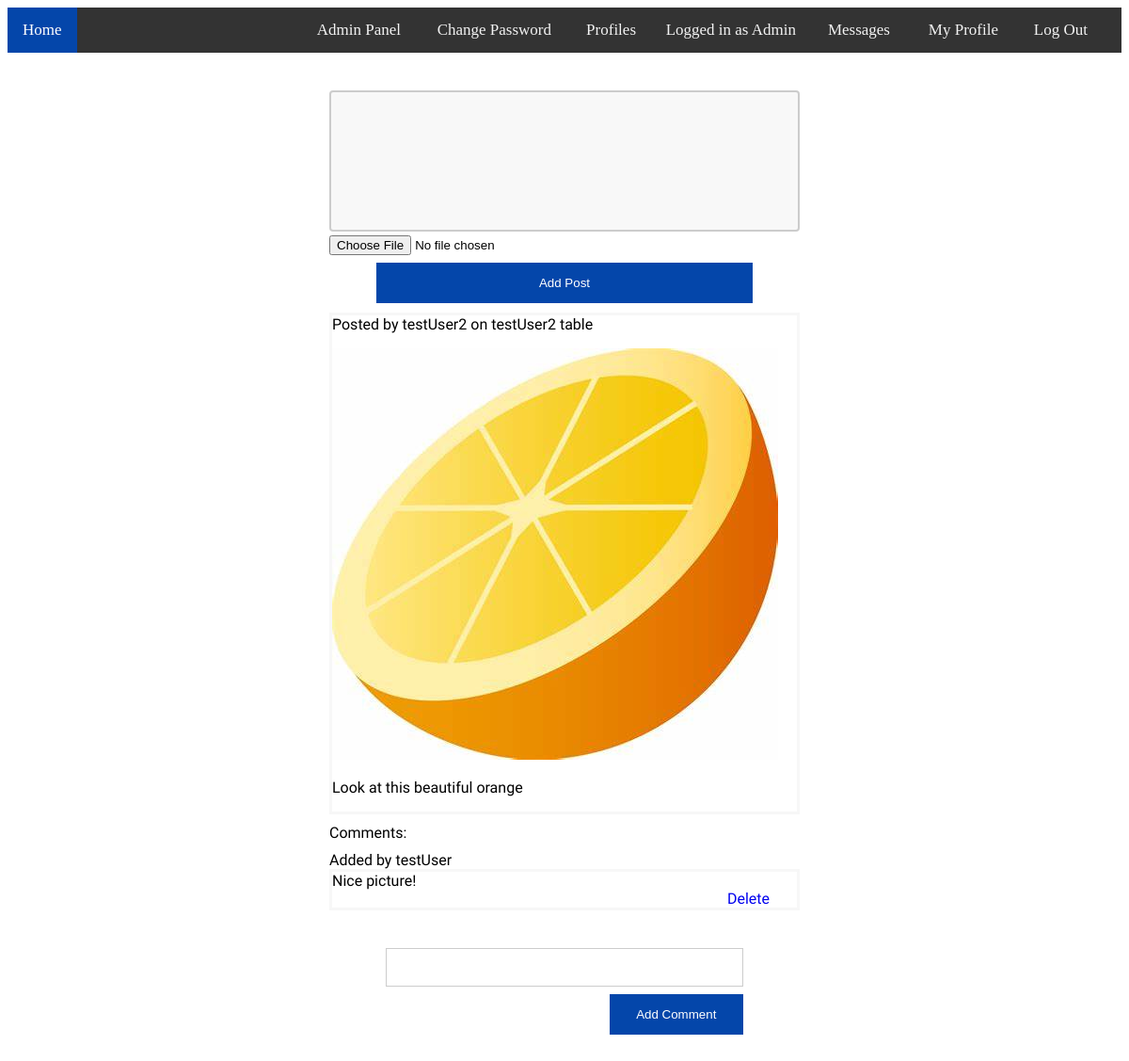
The app's page / (signed in) with its own data.
### faces_app/models.py (models this page shows, shortened)
class Profile(models.Model):
    owner = models.OneToOneField(User, on_delete=models.CASCADE, null=True)
    first_name = models.CharField(max_length=200, null=True)
    last_name = models.CharField(max_length=200, null=True)
    email = models.EmailField(max_length=200, null=True)
    profile_image = models.ImageField(default="default.jpg")
    created = models.DateTimeField(auto_now_add=True)
    id = models.UUIDField(primary_key=True, unique=True, editable=False, default=uuid.uuid4)
    def __str__(self):
        return self.first_name

class Post(models.Model):
    owner = models.ForeignKey(Profile, on_delete=models.CASCADE, null=True)
    created_by = models.ForeignKey(Profile, on_delete=models.CASCADE, null=True, editable=False, related_name="post_creator")
    picture = models.ImageField(null=True, blank=True)
    body = models.TextField(max_length=2083, null=True)
    created = models.DateTimeField(auto_now_add=True)
    id = models.UUIDField(primary_key=True, unique=True, editable=False, default=uuid.uuid4)
    class Meta:
        ordering = ['-created']

class Comment(models.Model):
    post = models.ForeignKey(Post, on_delete=models.CASCADE, null=True)
    owner = models.ForeignKey(Profile, on_delete=models.CASCADE, null=True)
    picture = models.ImageField(null=True, blank=True)
    body = models.CharField(max_length=2083, null=True)
    created = models.DateTimeField(auto_now_add=True)
    id = models.UUIDField(primary_key=True, unique=True, editable=False, default=uuid.uuid4)

### faces_app/views.py (the view, shortened to what this page needs)
# urls.py: path('', views.mainPage, name="main_page"),
@login_required(login_url='login')
def mainPage(request):
    posts = Post.objects.all()
    form_comment = CreateComment()
    form_post = CreatePost()
    context = {'posts':posts, 'form_comment':form_comment, 'form_post':form_post}
    return render(request, 'main_page.html', context)

### faces_app/forms.py
class CreateComment(ModelForm):
    class Meta:
        model = Comment
        fields = ['body']

class CreatePost(ModelForm):
    class Meta:
        model = Post
        fields = ['body', 'picture']

### faces_app/templates/main_page.html (shortened to what this page needs)
{% extends 'main.html' %}
{% block content %}
    <div class="post_add">
        <form action="{% url 'main_page' %}" method="POST", enctype="multipart/form-data">
            {% for field in form_post.visible_fields %}
            <div>{{field}}</div>
            {% endfor %}
            <input type="submit" name="type" value="Add Post">
        </form>
    </div>
    <div class="posts_and_comments">
        {% for post in posts %}
        <div class="post">
                Posted by {{post.created_by}} on {{post.owner}} table
            {% if post.picture %}
            <p><img src="{{ post.picture.url }}" ></p>
            {% endif %}
            <p>{{post.body|linebreaksbr}}</p>
        </div>
                <div class="comment-descriptor">Comments:</div>
                {% for comment in post.comment_set.all %}
                <div class="comment-descriptor">Added by {{comment.owner}}</div>
                <div class="comment">{{comment.body}} <a href="{% url 'delete' comment.id %}">Delete</a></div>
                {% endfor %}
            <form action="{% url 'main_page' %}?post={{post.id}}" method="POST", enctype="multipart/form-data">
                {% for field in form_comment.visible_fields %}
                <div>{{field}}</div>
                {% endfor %}
                <input type="submit" name="type" value="Add Comment">
            </form>
            <br>
        {% endfor %}
    </div>
{% endblock content %}

### templates/navbar.html
<div class="topnav">
    <a class="active" href="{% url 'main_page' %}">Home</a>
    {% if user.is_authenticated %}
    {% if user.is_superuser %}
    <a class="admin_panel" href="/admin">Admin Panel</a>
    {% endif %}
    <a class="change_password" href="{% url 'change_password' request.user.id %}?next=/profile/{{profile.id}}">Change Password</a>
    <a class="loggedas" href="">Logged in as {{request.user.profile}}</a>
    <a class="profiles" href="{% url 'profiles' %}">Profiles</a>
    <a class="messages" href="{% url 'messages' %}">Messages</a>
    <a class="profile" href="{% url 'profile' request.user.profile.id %}">My Profile</a>
    <a class="logout" href="{% url 'logout' %}">Log Out</a>
    {% endif %}
  </div>

### static/styles/main.css (style rules this page uses)
.topnav { background-color: #333; overflow: hidden; position: relative; z-index: 1; margin: 0; }
.topnav a { float: left; color: #f2f2f2; text-align: center; padding: 14px 16px; text-decoration: none; font-size: 17px; }
.topnav a.active { background-color: #0446aa; color: white; }
.topnav a.change_password { right: 590px; position: absolute; }
.topnav a.profiles { right: 500px; position: absolute; }
.topnav a.admin_panel { right: 750px; position: absolute; }
.topnav a.loggedas { right: 330px; position: absolute; }
.topnav a.messages { right: 230px; position: absolute; }
.topnav a.logout { right:20px; position: absolute; }
.topnav a.profile { right:115px; position: absolute; }
input[type=text], input[type=password] { width: 80%; padding: 12px 20px; margin: 8px 0; display: inline-block; border: 1px solid #ccc; box-sizing: border-box; display: block; margin-left: auto; margin-right: auto; }
input[type=submit] { background-color: #0446aa; color: white; padding: 14px 20px; margin: 8px 0; border: none; cursor: pointer; width: 80%; display: block; margin-left: auto; margin-right: auto; }
textarea { width: 100%; height: 150px; padding: 12px 20px; box-sizing: border-box; border: 2px solid #ccc; border-radius: 4px; background-color: #f8f8f8; resize: none; }
.posts_and_comments { width: 500px; margin-left: auto; margin-right: auto; }
.posts_and_comments form { border: 3px solid #f1f1f1; width: 500px; margin-left: auto; margin-right: auto; margin-top: 40px; }
.posts_and_comments form { border: none; width: 95%; margin-left: auto; margin-right: auto; }
.posts_and_comments img { max-width: 100%; margin-left: auto; margin-right: auto; }
.posts_and_comments input[type=submit] { background-color: #0446aa; color: white; padding: 14px 20px; margin: 8px 0; border: none; cursor: pointer; width: 30%; display: block; margin-left: 60%; }
.post { margin-top: 10px; border: 3px solid #f1f1f18e; font-family: 'Yuji Syuku', serif; }
.post_add form { width: 500px; border: none; margin-left: auto; margin-right: auto; margin-top: 40px; }
.comment { font-family: 'Yuji Syuku', serif; border: 3px solid #f1f1f18e; }
.comment a { text-decoration: none; margin-left: 85%; }
.comment-descriptor { margin-top: 10px; font-family: 'Yuji Syuku', serif; }

### records on screen
Post: created_by "testUser2", owner "testUser2", picture (picture), body "Look at this beautiful orange"
Comment: owner "testUser", body "Nice picture!"

### other values on screen
{{ request.user.profile }} "Admin"
